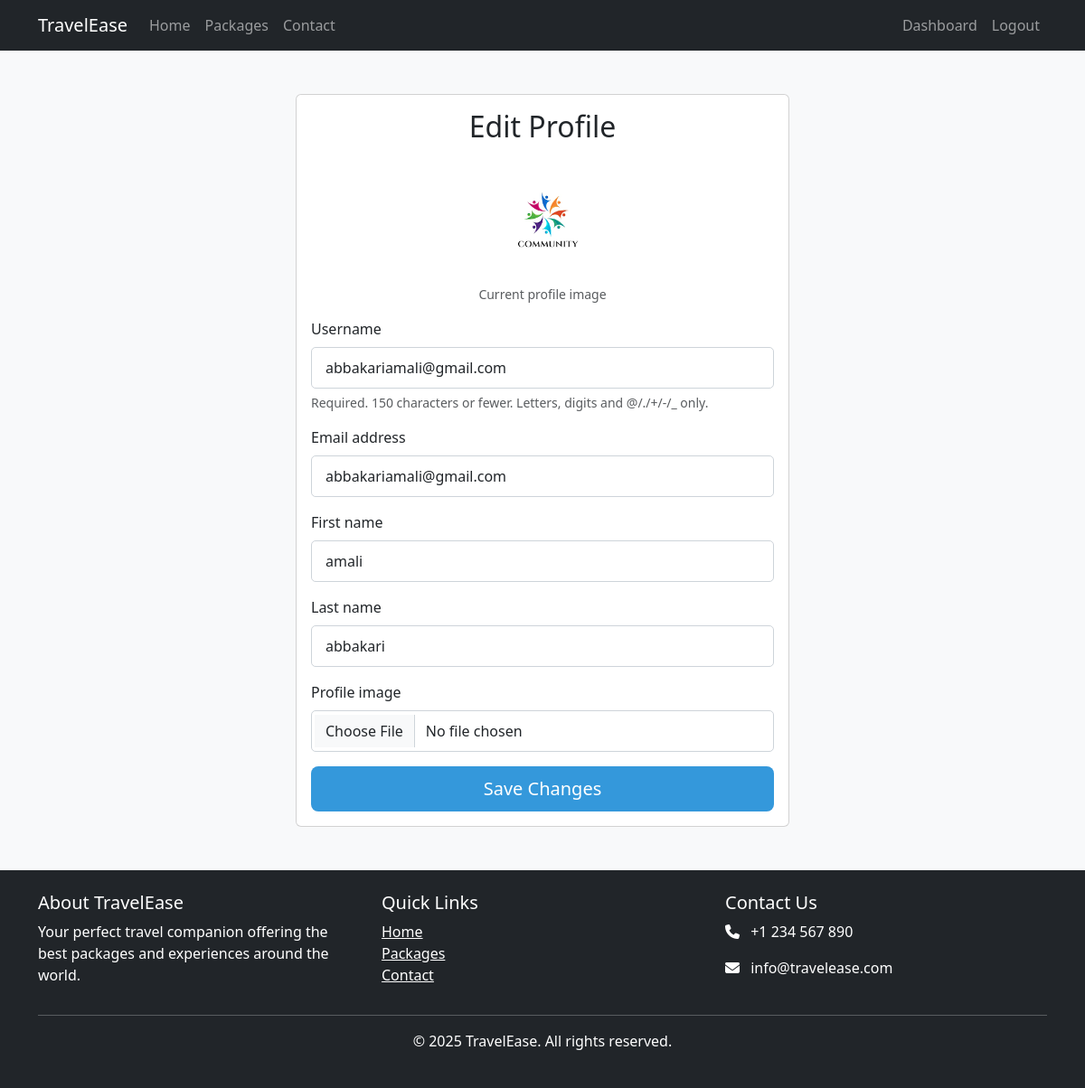
Screenshot of /profile/edit/ (signed in) with the database file from the repository.
### myapp/models.py (models this page shows)
class User(AbstractUser):
    profile_image = models.ImageField(upload_to='profile_images/', blank=True, null=True)

### myapp/views.py (the view)
# urls.py: path('profile/edit/', views.edit_profile_view, name='edit_profile'),
@login_required
def edit_profile_view(request):
    if request.method == 'POST':
        form = EditProfileForm(request.POST, request.FILES, instance=request.user)
        if form.is_valid():
            user = form.save(commit=False)
            if 'profile_image' in request.FILES:
                user.profile_image = request.FILES['profile_image']
            user.save()
            update_session_auth_hash(request, user)
            messages.success(request, 'Profile updated successfully!')
            return redirect('dashboard')
    else:
        form = EditProfileForm(instance=request.user)
    return render(request, 'myapp/edit_profile.html', {'form': form})

### myapp/forms.py
class EditProfileForm(forms.ModelForm):
    class Meta:
        model = get_user_model()
        fields = ['username', 'email', 'first_name', 'last_name', 'profile_image']
        widgets = {
            'username': forms.TextInput(attrs={'class': 'form-control'}),
            'email': forms.EmailInput(attrs={'class': 'form-control'}),
            'first_name': forms.TextInput(attrs={'class': 'form-control'}),
            'last_name': forms.TextInput(attrs={'class': 'form-control'}),
            'profile_image': forms.FileInput(attrs={'class': 'form-control'}),
        }

### myapp/templates/myapp/edit_profile.html (shortened to what this page needs)
{% extends 'myapp/base.html' %}
{% block content %}
<div class="container py-5">
    <div class="row justify-content-center">
        <div class="col-md-6">
            <div class="card">
                <div class="card-body">
                    <h2 class="mb-4 text-center">Edit Profile</h2>
                    <form method="post" enctype="multipart/form-data">
                        {% if user.profile_image %}
                            <div class="mb-3 text-center">
                                <img src="{{ user.profile_image.url }}" alt="Profile Image" class="rounded-circle mb-2" width="120" height="120" style="object-fit:cover;">
                                <div class="form-text">Current profile image</div>
                            </div>
                        {% endif %}
                        {% for field in form %}
                            <div class="mb-3">
                                <label for="{{ field.id_for_label }}" class="form-label">{{ field.label }}</label>
                                {{ field }}
                                {% if field.help_text %}
                                    <div class="form-text">{{ field.help_text }}</div>
                                {% endif %}
                            </div>
                        {% endfor %}
                        <div class="d-grid gap-2">
                            <button type="submit" class="btn btn-primary btn-lg">Save Changes</button>
                        </div>
                    </form>
                </div>
            </div>
        </div>
    </div>
</div>
{% endblock %}

### myapp/static/css/style.css (style rules this page uses)
:root { --primary-color: #3498db; --secondary-color: #2ecc71; --dark-color: #2c3e50; --light-color: #ecf0f1; }
body { font-family: 'Segoe UI', Tahoma, Geneva, Verdana, sans-serif; background-color: #f8f9fa; color: #333; }
.btn-primary { background-color: var(--primary-color); border: none; padding: 10px 20px; }
.form-control { border-radius: 5px; padding: 10px 15px; border: 1px solid #ced4da; transition: border-color 0.15s ease-in-out, box-shadow 0.15s ease-in-out; }
.form-label { font-weight: 500; margin-bottom: 8px; }
.form-control { border-radius: 5px; padding: 10px 15px; border: 1px solid #ced4da; margin-bottom: 5px; }

### rows the page displays
User: profile_image (picture), form "abbakariamali@gmail.com" "abbakariamali@gmail.com" "amali" "abbakari"

### other values shown
{{ field.label }} "Username" "Email address" "First name" "Last name" "Profile image"
{{ field.help_text }} "Required. 150 characters or fewer. Letters, digits and @/./+/-/_ only."
